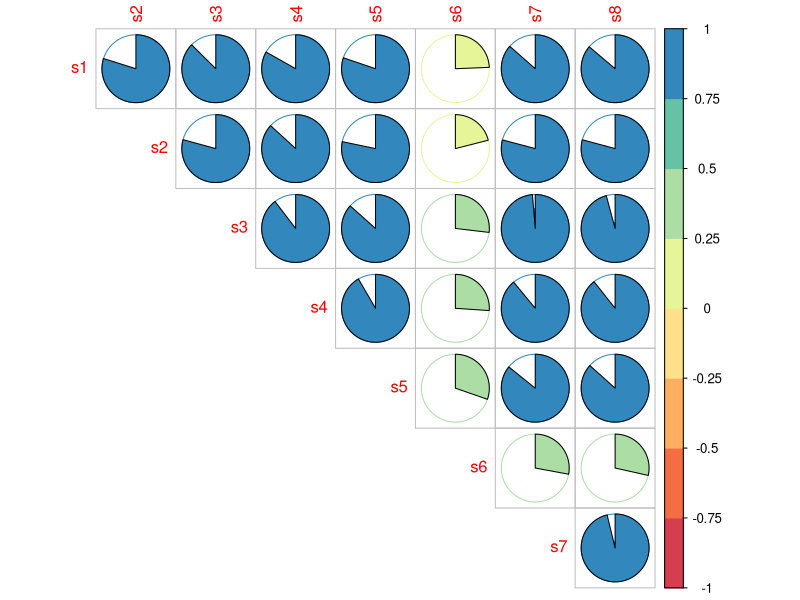
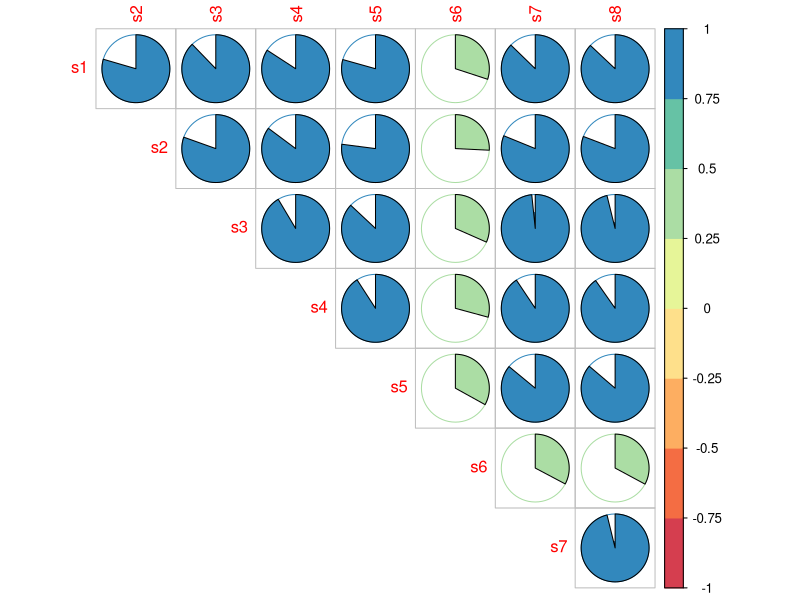

Generate these figures, in order, with R:
# Submission data
s1 = read.csv("../submission/lgbmR1Vuelos.csv")
s2 = read.csv("../submission/lgbmR2Vuelos.csv")
s3 = read.csv("../submission/lgbmR3Vuelos.csv")
s4 = read.csv("../submission/lgbmR4Vuelos.csv")
s5 = read.csv("../submission/lgbmR5Vuelos.csv")
s6 = read.csv("../submission/lgbmR6Vuelos.csv")
s7 = read.csv("../submission/lgbmR7Vuelos.csv")
s8 = read.csv("../submission/lgbmR8Vuelos.csv")

# Data
dataCor <- data.frame(
  s1 = s1$target, s2 = s2$target, s3 = s3$target,
  s4 = s4$target, s5 = s5$target, s6 = s6$target,
  s7 = s7$target, s8 = s8$target
)

# Correlation graphic --> Pearson
library(corrplot)
x11()
corrplot(
  corr = cor(dataCor, method = "pearson"),
  type = "upper",
  diag = FALSE,
  method = "pie",
  col = RColorBrewer::brewer.pal(n = 8, name = "Spectral")
)


# Correlation graphic --> Spearman
x11()
corrplot(
  corr = cor(dataCor, method = "spearman"),
  type = "upper",
  diag = FALSE,
  method = "pie",
  col = RColorBrewer::brewer.pal(n = 8, name = "Spectral")
)

